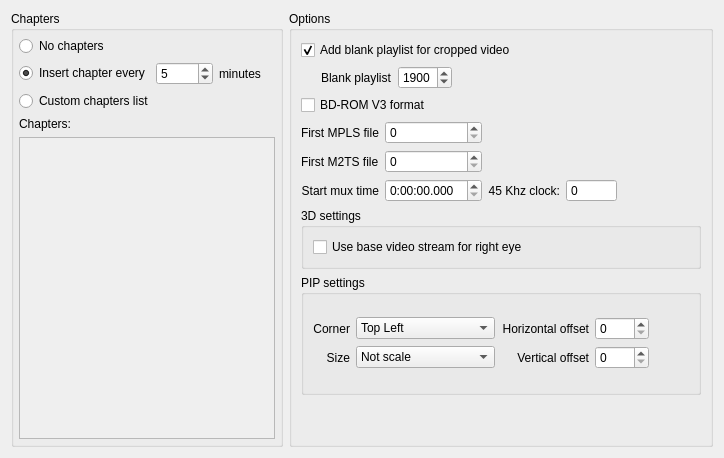
      <widget class="QWidget" name="tab_2">
       <attribute name="title">
        <string>Blu-ray</string>
       </attribute>
       <layout class="QHBoxLayout" name="horizontalLayout_5">
        <item>
         <widget class="QGroupBox" name="groupBox_3">
          <property name="title">
           <string>Chapters</string>
          </property>
          <layout class="QVBoxLayout" name="verticalLayout_11">
           <property name="margin">
            <number>5</number>
           </property>
           <item>
            <widget class="QRadioButton" name="radioButtonNoChapters">
             <property name="text">
              <string>No chapters</string>
             </property>
            </widget>
           </item>
           <item>
            <layout class="QHBoxLayout" name="horizontalLayout_6">
             <item>
              <widget class="QRadioButton" name="radioButtonAutoChapter">
               <property name="text">
                <string>Insert chapter every</string>
               </property>
               <property name="checked">
                <bool>true</bool>
               </property>
              </widget>
             </item>
             <item>
              <widget class="QSpinBox" name="spinEditChapterLen">
               <property name="minimum">
                <number>1</number>
               </property>
               <property name="maximum">
                <number>9999</number>
               </property>
               <property name="value">
                <number>5</number>
               </property>
              </widget>
             </item>
             <item>
              <widget class="QLabel" name="label_4">
               <property name="text">
                <string>minutes</string>
               </property>
              </widget>
             </item>
            </layout>
           </item>
           <item>
            <widget class="QRadioButton" name="radioButtonCustomChapters">
             <property name="text">
              <string>Custom chapters list</string>
             </property>
            </widget>
           </item>
           <item>
            <widget class="QLabel" name="label_9">
             <property name="text">
              <string>Chapters:</string>
             </property>
            </widget>
           </item>
           <item>
            <widget class="QTextEdit" name="memoChapters">
             <property name="enabled">
              <bool>false</bool>
             </property>
             <property name="tabChangesFocus">
              <bool>true</bool>
             </property>
             <property name="html">
              <string>&lt;!DOCTYPE HTML PUBLIC &quot;-//W3C//DTD HTML 4.0//EN&quot; &quot;http://www.w3.org/TR/REC-html40/strict.dtd&quot;&gt;
&lt;html&gt;&lt;head&gt;&lt;meta name=&quot;qrichtext&quot; content=&quot;1&quot; /&gt;&lt;style type=&quot;text/css&quot;&gt;
p, li { white-space: pre-wrap; }
&lt;/style&gt;&lt;/head&gt;&lt;body style=&quot; font-family:'MS Shell Dlg 2'; font-size:8.25pt; font-weight:400; font-style:normal;&quot;&gt;
&lt;p style=&quot;-qt-paragraph-type:empty; margin-top:0px; margin-bottom:0px; margin-left:0px; margin-right:0px; -qt-block-indent:0; text-indent:0px; font-size:8pt;&quot;&gt;&lt;/p&gt;&lt;/body&gt;&lt;/html&gt;</string>
             </property>
             <property name="tabStopWidth">
              <number>20</number>
             </property>
             <property name="acceptRichText">
              <bool>false</bool>
             </property>
            </widget>
           </item>
          </layout>
         </widget>
        </item>
        <item>
         <widget class="QGroupBox" name="BDOptionsGroupBox">
          <property name="title">
           <string>Options</string>
          </property>
          <layout class="QVBoxLayout" name="verticalLayout_19">
           <item>
            <widget class="QCheckBox" name="checkBoxBlankPL">
             <property name="text">
              <string>Add blank playlist for cropped video</string>
             </property>
             <property name="checked">
              <bool>true</bool>
             </property>
            </widget>
           </item>
           <item>
            <layout class="QHBoxLayout" name="horizontalLayout_32">
             <item>
              <spacer name="horizontalSpacer_22">
               <property name="orientation">
                <enum>Qt::Horizontal</enum>
               </property>
               <property name="sizeType">
                <enum>QSizePolicy::Fixed</enum>
               </property>
               <property name="sizeHint" stdset="0">
                <size>
                 <width>20</width>
                 <height>20</height>
                </size>
               </property>
              </spacer>
             </item>
             <item>
              <widget class="QLabel" name="BlackplaylistLabel">
               <property name="text">
                <string>Blank playlist</string>
               </property>
              </widget>
             </item>
             <item>
              <widget class="QSpinBox" name="BlackplaylistCombo">
               <property name="minimumSize">
                <size>
                 <width>18</width>
                 <height>0</height>
                </size>
               </property>
               <property name="maximum">
                <number>1999</number>
               </property>
               <property name="value">
                <number>1900</number>
               </property>
              </widget>
             </item>
             <item>
              <spacer name="horizontalSpacer_23">
               <property name="orientation">
                <enum>Qt::Horizontal</enum>
               </property>
               <property name="sizeHint" stdset="0">
                <size>
                 <width>40</width>
                 <height>20</height>
                </size>
               </property>
              </spacer>
             </item>
            </layout>
           </item>
           <item>
             <widget class="QCheckBox" name="checkBoxV3">
               <property name="text">
                 <string>BD-ROM V3 format</string>
               </property>
               <property name="checked">
                 <bool>false</bool>
               </property>
             </widget>
           </item>
           <item>
            <layout class="QGridLayout" name="gridLayout_10">
             <item row="0" column="0">
              <widget class="QLabel" name="label">
               <property name="text">
                <string>First MPLS file</string>
               </property>
               <property name="alignment">
                <set>Qt::AlignLeading|Qt::AlignLeft|Qt::AlignVCenter</set>
               </property>
              </widget>
             </item>
             <item row="0" column="1">
              <widget class="QSpinBox" name="spinBoxMplsNum">
               <property name="sizePolicy">
                <sizepolicy hsizetype="Minimum" vsizetype="Fixed">
                 <horstretch>0</horstretch>
                 <verstretch>0</verstretch>
                </sizepolicy>
               </property>
               <property name="maximum">
                <number>1999</number>
               </property>
              </widget>
             </item>
             <item row="1" column="0">
              <widget class="QLabel" name="label_10">
               <property name="text">
                <string>First M2TS file</string>
               </property>
               <property name="alignment">
                <set>Qt::AlignLeading|Qt::AlignLeft|Qt::AlignVCenter</set>
               </property>
              </widget>
             </item>
             <item row="1" column="1">
              <widget class="QSpinBox" name="spinBoxM2tsNum">
               <property name="sizePolicy">
                <sizepolicy hsizetype="Minimum" vsizetype="Fixed">
                 <horstretch>0</horstretch>
                 <verstretch>0</verstretch>
                </sizepolicy>
               </property>
               <property name="maximum">
                <number>99999</number>
               </property>
              </widget>
             </item>
             <item row="2" column="1">
              <widget class="QTimeEdit" name="muxTimeEdit">
               <property name="displayFormat">
                <string>H:mm:ss.zzz</string>
               </property>
              </widget>
             </item>
             <item row="2" column="0">
              <widget class="QLabel" name="label_20">
               <property name="text">
                <string>Start mux time</string>
               </property>
               <property name="alignment">
                <set>Qt::AlignRight|Qt::AlignTrailing|Qt::AlignVCenter</set>
               </property>
              </widget>
             </item>
             <item row="2" column="3">
              <widget class="QSpinBox" name="muxTimeClock">
               <property name="buttonSymbols">
                <enum>QAbstractSpinBox::NoButtons</enum>
               </property>
               <property name="suffix">
                <string/>
               </property>
               <property name="prefix">
                <string/>
               </property>
               <property name="maximum">
                <number>2147483647</number>
               </property>
              </widget>
             </item>
             <item row="2" column="2">
              <widget class="QLabel" name="label_23">
               <property name="text">
                <string>45 Khz clock:</string>
               </property>
               <property name="alignment">
                <set>Qt::AlignRight|Qt::AlignTrailing|Qt::AlignVCenter</set>
               </property>
              </widget>
             </item>
             <item row="2" column="4">
              <spacer name="horizontalSpacer_19">
               <property name="orientation">
                <enum>Qt::Horizontal</enum>
               </property>
               <property name="sizeHint" stdset="0">
                <size>
                 <width>40</width>
                 <height>20</height>
                </size>
               </property>
              </spacer>
             </item>
            </layout>
           </item>
           <item>
            <widget class="QGroupBox" name="groupBox_11">
             <property name="title">
              <string>3D settings</string>
             </property>
             <layout class="QVBoxLayout" name="verticalLayout_20">
              <item>
               <widget class="QCheckBox" name="rightEyeCheckBox">
                <property name="text">
                 <string>Use base video stream for right eye</string>
                </property>
               </widget>
              </item>
             </layout>
            </widget>
           </item>
           <item>
            <widget class="QGroupBox" name="groupBoxPip">
             <property name="minimumSize">
              <size>
               <width>0</width>
               <height>120</height>
              </size>
             </property>
             <property name="title">
              <string>PIP settings</string>
             </property>
             <layout class="QVBoxLayout" name="verticalLayout_23">
              <item>
               <layout class="QGridLayout" name="gridLayout_13">
                <item row="0" column="0">
                 <widget class="QLabel" name="label_24">
                  <property name="text">
                   <string>Corner</string>
                  </property>
                  <property name="alignment">
                   <set>Qt::AlignRight|Qt::AlignTrailing|Qt::AlignVCenter</set>
                  </property>
                 </widget>
                </item>
                <item row="0" column="1">
                 <widget class="QComboBox" name="comboBoxPipCorner">
                  <item>
                   <property name="text">
                    <string>Top Left</string>
                   </property>
                  </item>
                  <item>
                   <property name="text">
                    <string>Top Right</string>
                   </property>
                  </item>
                  <item>
                   <property name="text">
                    <string>Bottom Right</string>
                   </property>
                  </item>
                  <item>
                   <property name="text">
                    <string>Bottom Left</string>
                   </property>
                  </item>
                 </widget>
                </item>
                <item row="0" column="2">
                 <widget class="QLabel" name="label_25">
                  <property name="text">
                   <string>Horizontal offset</string>
                  </property>
                  <property name="alignment">
                   <set>Qt::AlignRight|Qt::AlignTrailing|Qt::AlignVCenter</set>
                  </property>
                 </widget>
                </item>
                <item row="0" column="3">
                 <widget class="QSpinBox" name="spinBoxPipOffsetH">
                  <property name="maximum">
                   <number>9999</number>
                  </property>
                 </widget>
                </item>
                <item row="1" column="0">
                 <widget class="QLabel" name="label_26">
                  <property name="text">
                   <string>Size</string>
                  </property>
                  <property name="alignment">
                   <set>Qt::AlignRight|Qt::AlignTrailing|Qt::AlignVCenter</set>
                  </property>
                 </widget>
                </item>
                <item row="1" column="1">
                 <widget class="QComboBox" name="comboBoxPipSize">
                  <item>
                   <property name="text">
                    <string>Not scale</string>
                   </property>
                  </item>
                  <item>
                   <property name="text">
                    <string>Half (x 1/2)</string>
                   </property>
                  </item>
                  <item>
                   <property name="text">
                    <string>Quoter (x 1/4)</string>
                   </property>
                  </item>
                  <item>
                   <property name="text">
                    <string>One and Half (x 1.5)</string>
                   </property>
                  </item>
                  <item>
                   <property name="text">
                    <string>Full Screen</string>
                   </property>
                  </item>
                 </widget>
                </item>
                <item row="0" column="4">
                 <spacer name="horizontalSpacer_3">
                  <property name="orientation">
                   <enum>Qt::Horizontal</enum>
                  </property>
                  <property name="sizeHint" stdset="0">
                   <size>
                    <width>40</width>
                    <height>20</height>
                   </size>
                  </property>
                 </spacer>
                </item>
                <item row="1" column="2">
                 <widget class="QLabel" name="label_27">
                  <property name="text">
                   <string>Vertical offset</string>
                  </property>
                  <property name="alignment">
                   <set>Qt::AlignRight|Qt::AlignTrailing|Qt::AlignVCenter</set>
                  </property>
                 </widget>
                </item>
                <item row="1" column="3">
                 <widget class="QSpinBox" name="spinBoxPipOffsetV">
                  <property name="maximum">
                   <number>9999</number>
                  </property>
                 </widget>
                </item>
               </layout>
              </item>
             </layout>
            </widget>
           </item>
           <item>
            <spacer name="verticalSpacer_9">
             <property name="orientation">
              <enum>Qt::Vertical</enum>
             </property>
             <property name="sizeHint" stdset="0">
              <size>
               <width>20</width>
               <height>40</height>
              </size>
             </property>
            </spacer>
           </item>
          </layout>
         </widget>
        </item>
       </layout>
      </widget>
